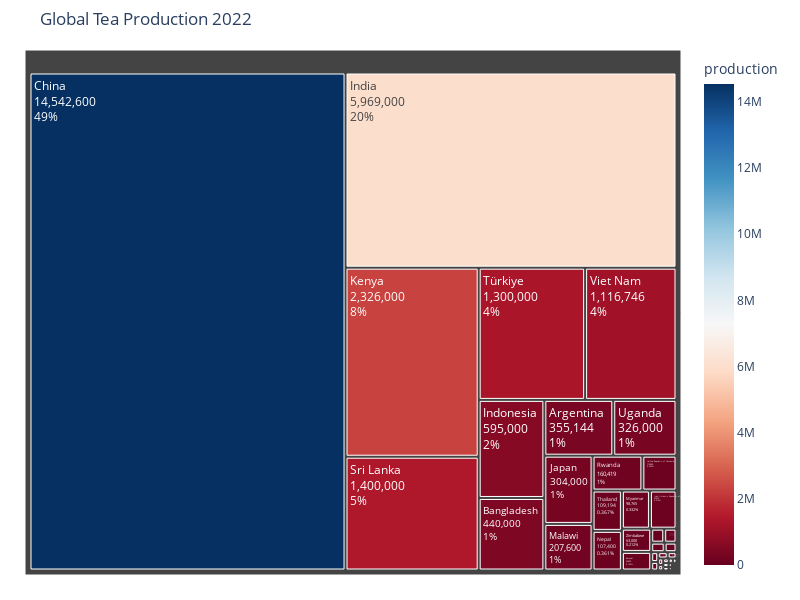

This figure's notebook cell:
### Code cell
# Global tea production in 2022
prod_2022 = global_prod[global_prod['year'] == 2022]
prod_2022 = prod_2022.reset_index(drop=True)

fig = px.treemap(prod_2022, path=['country'], values='production', color='production', color_continuous_scale='RdBu',
                 title='Global Tea Production 2022', width=800, height=600)
fig.update_layout(margin = dict(t=50, l=25, r=25, b=25), hovermode=False)
fig.data[0].textinfo ='label+value+percent root'
fig.show()

### Figure 1 — Plotly figure (JSON) as saved in the notebook; plotly's stock layout.template omitted (floating-point values rounded to 4 significant figures)
{"data": [{"branchvalues": "total", "customdata": [[355144], [1000], [440000], [1198], [2013], [50400], [5505], [14542600], [11800], [225], [2981], [1567], [684], [10406], [2500], [551], [5969000], [595000], [93479], [304000], [2326000], [16800], [397], [207600], [15883], [92], [6351], [100], [5119], [98765], [107400], [5522], [1799], [2376], [81], [160419], [7], [1806], [1400000], [109194], [1300000], [326000], [110000], [1116746], [948], [63000]], "domain": {"x": [0, 1], "y": [0, 1]}, "hovertemplate": "labels=%{label}<br>production_sum=%{value}<br>parent=%{parent}<br>id=%{id}<br>production=%{color}<extra></extra>", "ids": ["Argentina", "Azerbaijan", "Bangladesh", "Bolivia (Plurinational State of)", "Brazil", "Burundi", "Cameroon", "China", "China, Taiwan Province of", "Colombia", "Democratic Republic of the Congo", "Ecuador", "El Salvador", "Ethiopia", "Georgia", "Guatemala", "India", "Indonesia", "Iran (Islamic Republic of)", "Japan", "Kenya", "Lao People's Democratic Republic", "Madagascar", "Malawi", "Malaysia", "Mali", "Mauritius", "Montenegro", "Mozambique", "Myanmar", "Nepal", "Papua New Guinea", "Peru", "Republic of Korea", "Russian Federation", "Rwanda", "Seychelles", "South Africa", "Sri Lanka", "Thailand", "Türkiye", "Uganda", "United Republic of Tanzania", "Viet Nam", "Zambia", "Zimbabwe"], "labels": ["Argentina", "Azerbaijan", "Bangladesh", "Bolivia (Plurinational State of)", "Brazil", "Burundi", "Cameroon", "China", "China, Taiwan Province of", "Colombia", "Democratic Republic of the Congo", "Ecuador", "El Salvador", "Ethiopia", "Georgia", "Guatemala", "India", "Indonesia", "Iran (Islamic Republic of)", "Japan", "Kenya", "Lao People's Democratic Republic", "Madagascar", "Malawi", "Malaysia", "Mali", "Mauritius", "Montenegro", "Mozambique", "Myanmar", "Nepal", "Papua New Guinea", "Peru", "Republic of Korea", "Russian Federation", "Rwanda", "Seychelles", "South Africa", "Sri Lanka", "Thailand", "Türkiye", "Uganda", "United Republic of Tanzania", "Viet Nam", "Zambia", "Zimbabwe"], "marker": {"coloraxis": "coloraxis", "colors": [355144, 1000, 440000, 1198, 2013, 50400, 5505, 14542600, 11800, 225, 2981, 1567, 684, 10406, 2500, 551, 5969000, 595000, 93479, 304000, 2326000, 16800, 397, 207600, 15883, 92, 6351, 100, 5119, 98765, 107400, 5522, 1799, 2376, 81, 160419, 7, 1806, 1400000, 109194, 1300000, 326000, 110000, 1116746, 948, 63000]}, "name": "", "parents": ["", "", "", "", "", "", "", "", "", "", "", "", "", "", "", "", "", "", "", "", "", "", "", "", "", "", "", "", "", "", "", "", "", "", "", "", "", "", "", "", "", "", "", "", "", ""], "textinfo": "label+value+percent root", "type": "treemap", "values": [355144, 1000, 440000, 1198, 2013, 50400, 5505, 14542600, 11800, 225, 2981, 1567, 684, 10406, 2500, 551, 5969000, 595000, 93479, 304000, 2326000, 16800, 397, 207600, 15883, 92, 6351, 100, 5119, 98765, 107400, 5522, 1799, 2376, 81, 160419, 7, 1806, 1400000, 109194, 1300000, 326000, 110000, 1116746, 948, 63000]}], "layout": {"coloraxis": {"colorbar": {"title": {"text": "production"}}, "colorscale": [[0, "rgb(103,0,31)"], [0.1, "rgb(178,24,43)"], [0.2, "rgb(214,96,77)"], [0.3, "rgb(244,165,130)"], [0.4, "rgb(253,219,199)"], [0.5, "rgb(247,247,247)"], [0.6, "rgb(209,229,240)"], [0.7, "rgb(146,197,222)"], [0.8, "rgb(67,147,195)"], [0.9, "rgb(33,102,172)"], [1, "rgb(5,48,97)"]]}, "height": 600, "hovermode": false, "legend": {"tracegroupgap": 0}, "margin": {"b": 25, "l": 25, "r": 25, "t": 50}, "title": {"text": "Global Tea Production 2022"}, "width": 800}}
